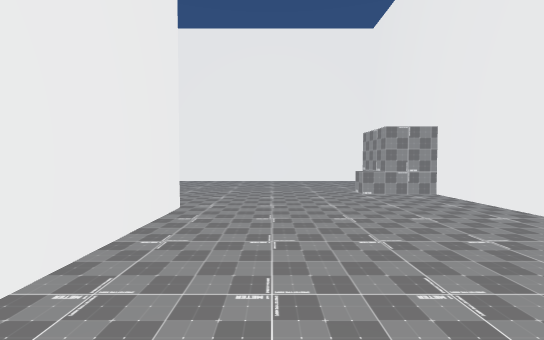
view 1 (above)

23 first-person views from a walk through a 3-D level made in the Unity game engine. The camera is 1.5 m above the floor, tilts 2° down and sees 90° across. The floor is counted in squares, 2 m on a side. Each view is taken from the middle of a square. On the plan, view 1 faces up. The plan holds only what a view shows up to about 10 squares ahead; the rest is blank. The place goes on beyond the plan. The player is left out. Some surface patterns are stand-ins.

view 2
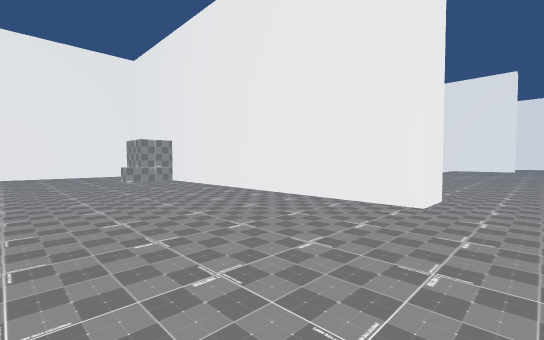

view 3
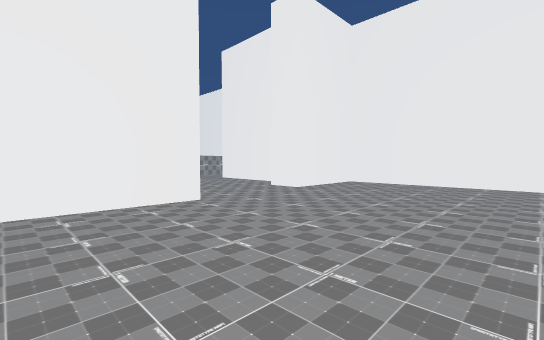

view 4
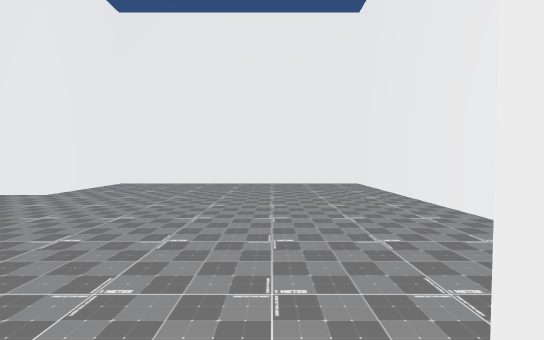

view 5
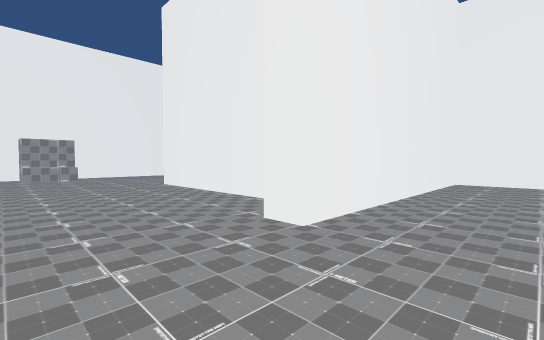

view 6
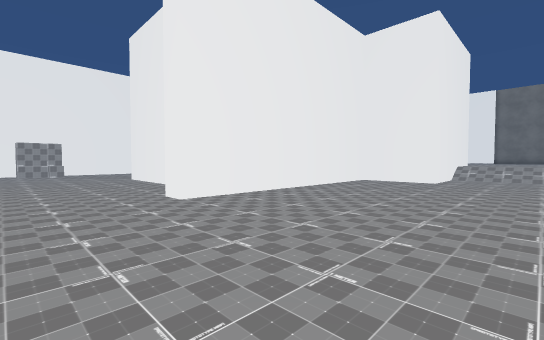

view 7
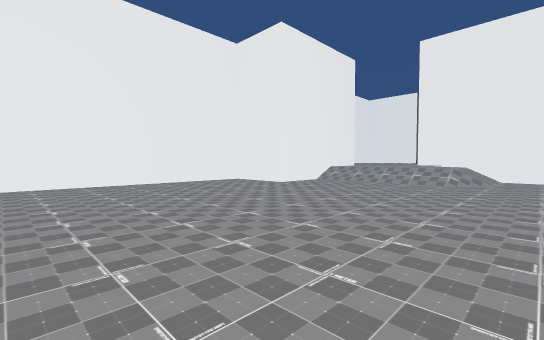

view 8
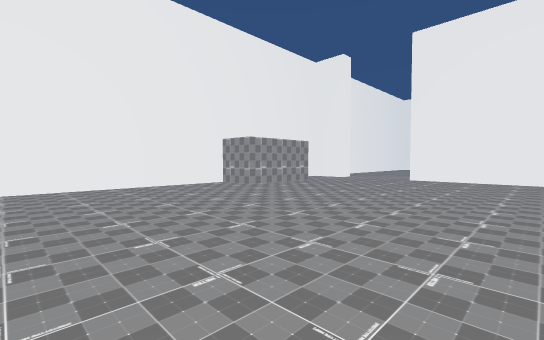

view 9
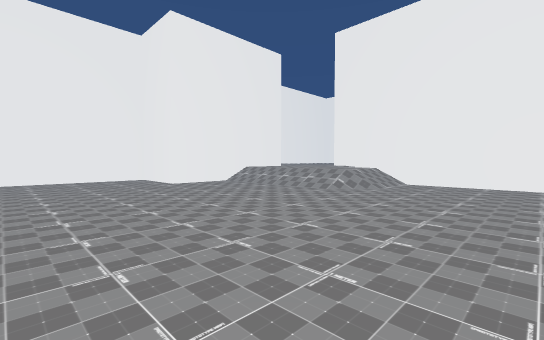

view 10
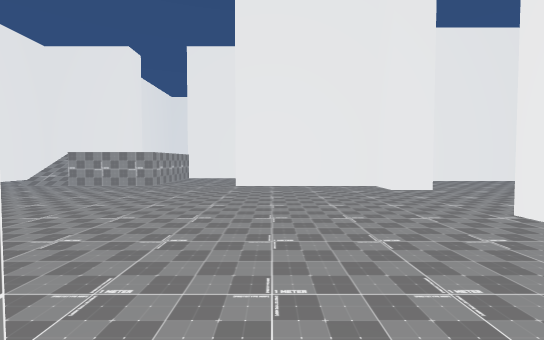

view 11
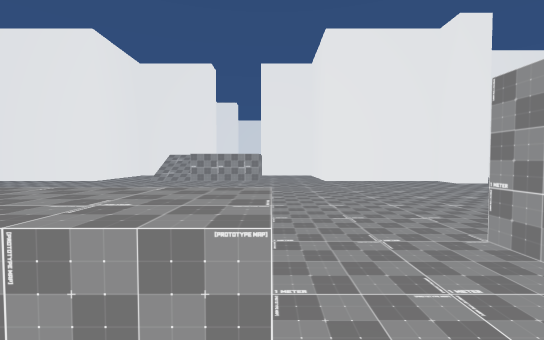

view 12
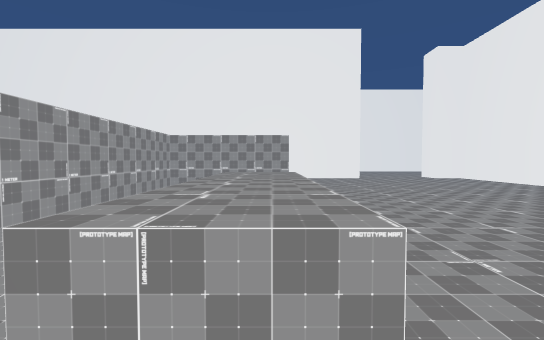

view 13
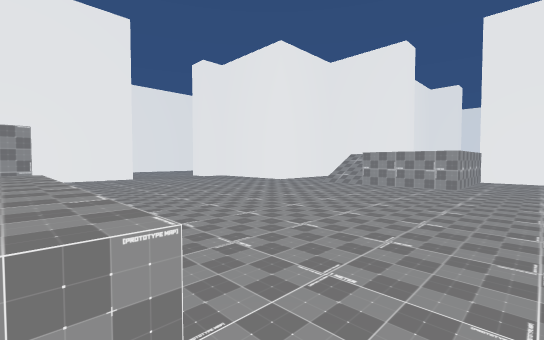

view 14
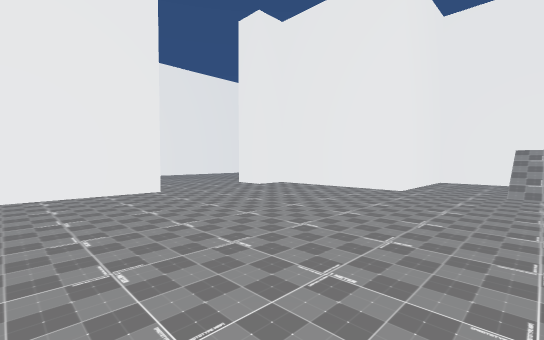

view 15
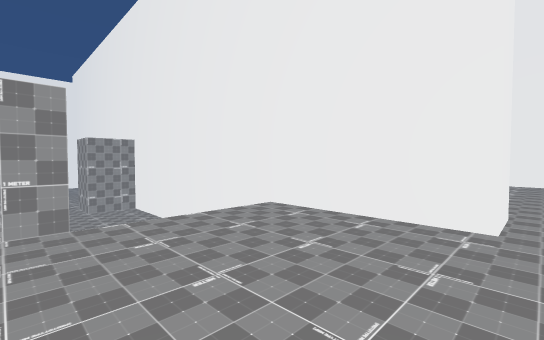

view 16
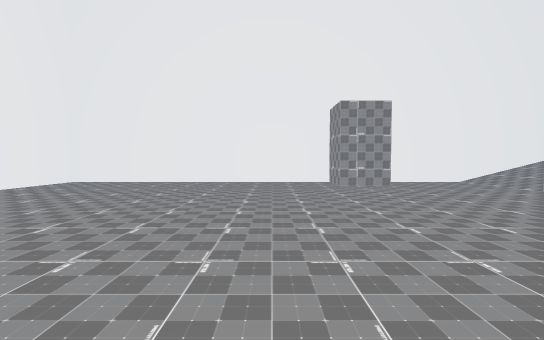

view 17
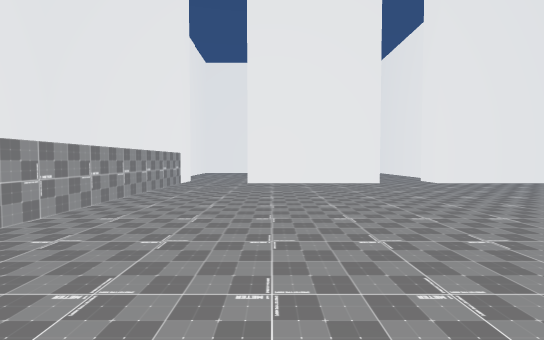

view 18
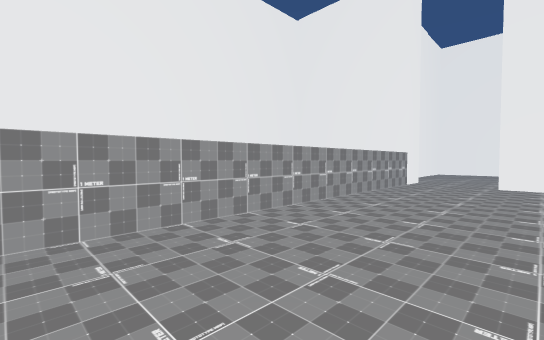

view 19
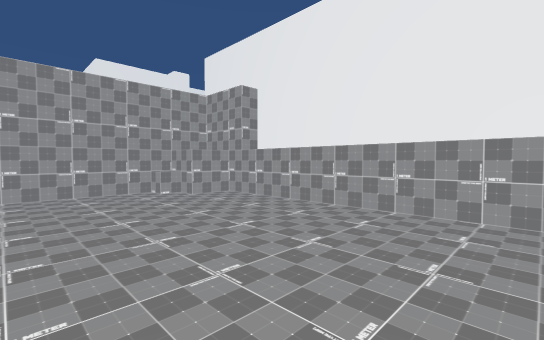

view 20
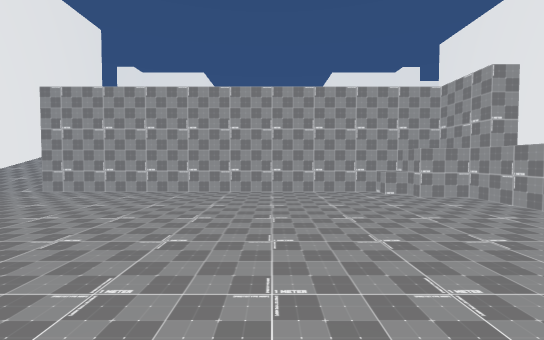

view 21
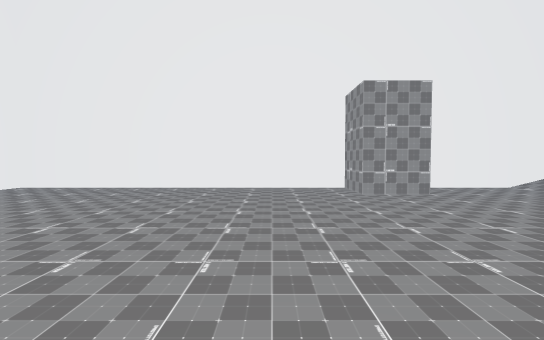

view 22
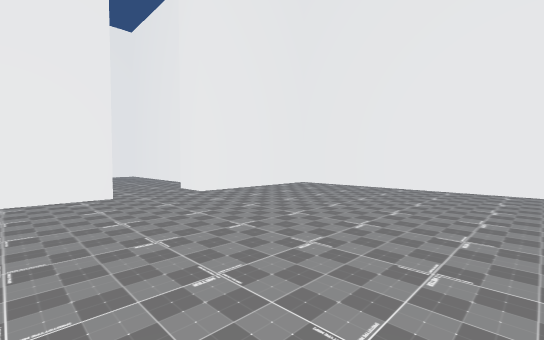

view 23
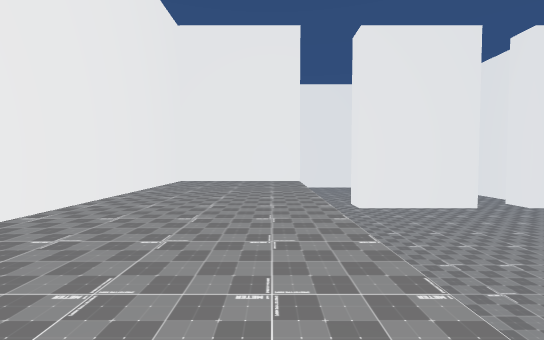

### Floor plan
Key: @ floor where view 1 was taken; # wall or solid block; . main floor; : floor 1 m higher than the main floor; - floor 2 m lower than the main floor; / step, stairs or slope; ^ raised ledge.
Columns run from 19 left of view 1 to 24 right of it. Each row starts with its distance up from view 1.
 19                             #--    --#
 18                        ######--####--#####
 17                        #....-------------#
 16                        #....-------------#
 15                        #....-------------#
 14                        #....-------------#
 13                        #....-------------#
 12                        #....-------------#
 11                        #....-------------#
 10 #######         ######## ...-------------#
  9 ......###       .......#  ..-----------###
  8 .......................#   .-----------###
  7 ......................##    -------------#
  6 .....................^##    -------------#
  5 ...........#...........#    ##-----------#
  4 ...........#######.....#    ##########///#
  3 ...........#     #.....#      ..     # //#
  2 ...........#     #.....#     .^^^^^^ # //#
  1 ...........#     #.....#   .#.^^^^^^ #  /#
  0 ...........#     #.@...#  ....... .......#
 -1 ...........#     ......# ................#
 -2 .........###    .......#.................#
 -3 .........#      ............................
 -4 ..../////#     #............................
 -5 .../////       #............................
 -6 ...//::        #.......##................#.
 -7 ######         #.......######....#/..#####
 -8                #.......#     ..  //..#
 -9                #########     ..   /..#

Positions as (right, up) in squares from view 1, and headings:
1: (0, 0), facing up
2: (-1, -4), facing up-right
3: (-1, 0), facing down-right
4: (-1, 0), facing down
5: (-10, 8), facing down-right
6: (-13, 8), facing down-right
7: (-17, 5), facing down-right
8: (-19, 2), facing up-right
9: (-19, 2), facing down-right
10: (8, 1), facing down
11: (11, 3), facing down
12: (10, 1), facing right
13: (10, 1), facing down-right
14: (15, 0), facing down-right
15: (18, -3), facing up-right
16: (12, 11), facing right
17: (12, 9), facing up
18: (12, 9), facing up-left
19: (13, 11), facing down-left
20: (13, 11), facing down
21: (14, 11), facing right
22: (14, 12), facing up-right
23: (8, 8), facing up
